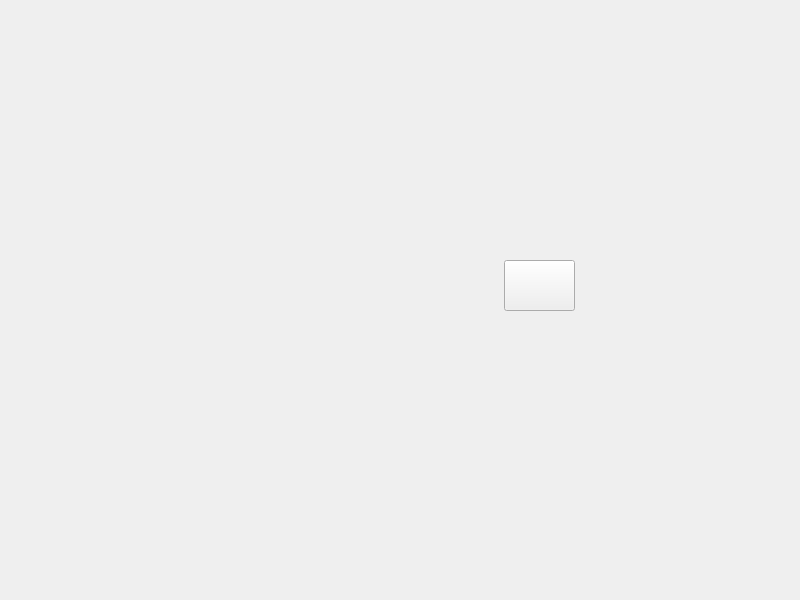
<?xml version="1.0" encoding="UTF-8"?>
<ui version="4.0">
 <class>bilheteRosa</class>
 <widget class="QMainWindow" name="bilheteRosa">
  <property name="geometry">
   <rect>
    <x>0</x>
    <y>0</y>
    <width>800</width>
    <height>600</height>
   </rect>
  </property>
  <property name="minimumSize">
   <size>
    <width>800</width>
    <height>600</height>
   </size>
  </property>
  <property name="maximumSize">
   <size>
    <width>800</width>
    <height>600</height>
   </size>
  </property>
  <property name="windowTitle">
   <string>MainWindow</string>
  </property>
  <widget class="QWidget" name="centralwidget">
   <widget class="QLabel" name="label">
    <property name="geometry">
     <rect>
      <x>0</x>
      <y>0</y>
      <width>800</width>
      <height>600</height>
     </rect>
    </property>
    <property name="minimumSize">
     <size>
      <width>800</width>
      <height>600</height>
     </size>
    </property>
    <property name="maximumSize">
     <size>
      <width>800</width>
      <height>600</height>
     </size>
    </property>
    <property name="text">
     <string/>
    </property>
    <property name="pixmap">
     <pixmap resource="../imagens/img.qrc">:/img/TDBilheteRosa.png</pixmap>
    </property>
    <property name="scaledContents">
     <bool>true</bool>
    </property>
   </widget>
   <widget class="QPushButton" name="pushButton">
    <property name="geometry">
     <rect>
      <x>504</x>
      <y>260</y>
      <width>71</width>
      <height>51</height>
     </rect>
    </property>
    <property name="styleSheet">
     <string notr="true">background-color: rbga(0, 0, 0, 0);</string>
    </property>
    <property name="text">
     <string/>
    </property>
   </widget>
  </widget>
 </widget>
 <resources>
  <include location="../imagens/img.qrc"/>
 </resources>
 <connections/>
</ui>
